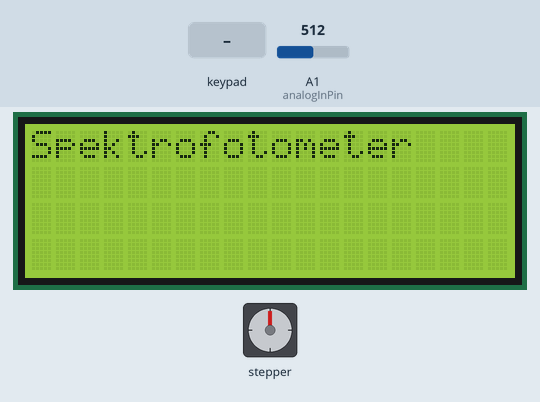
This sketch was run on a simulated Arduino Uno, built with avr-gcc and run on an emulated ATmega328P. Shown: stepper motor, 20×4 character LCD. Wiring (inferred from the names in the program): stepper motor (200 steps per turn assumed): coils pin 10, pin 11, pin 12, pin 13. The inputs (shaded band) are chosen by the test bench; at power-on: A1 (analogInPin) = 512. What the sketch prints to the serial monitor is not drawn.

Above: at 1.2 s.
1.3 s: key 'B' pressed
At 1.78 s:
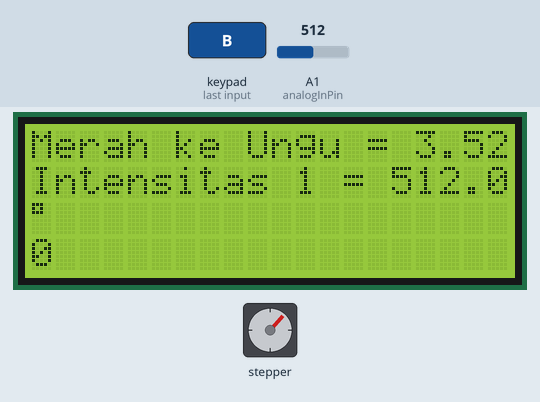
4.0 s: keypad keys 9 8 7 6 # pressed 0.4 s apart
At 5.78 s:
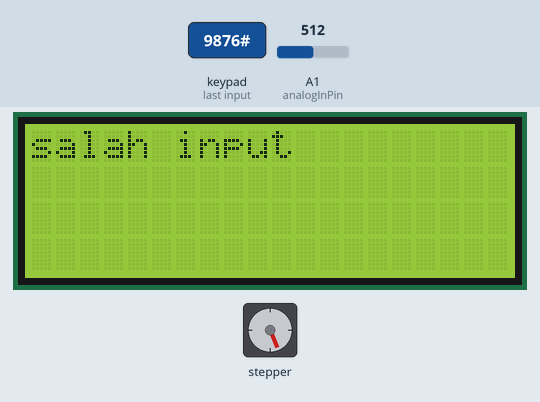
7.5 s: key 'C' pressed
At 8.3 s:
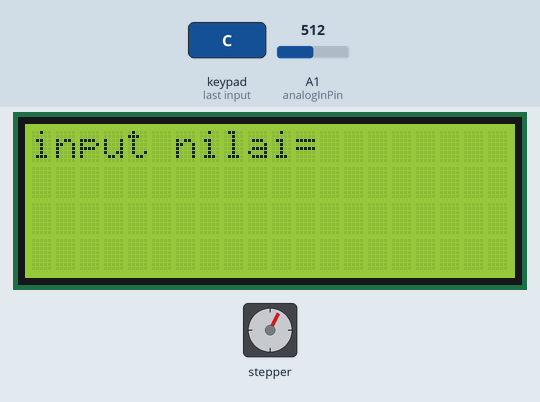
9.0 s: keypad keys 5 4 3 2 # pressed 0.4 s apart
At 11.69 s:
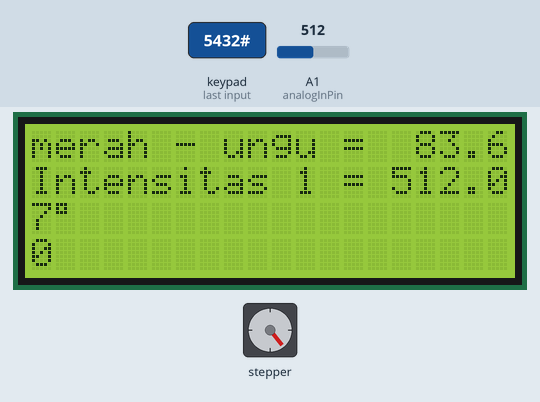
13.0 s: A1 (analogInPin) set to 0
At 13.87 s:
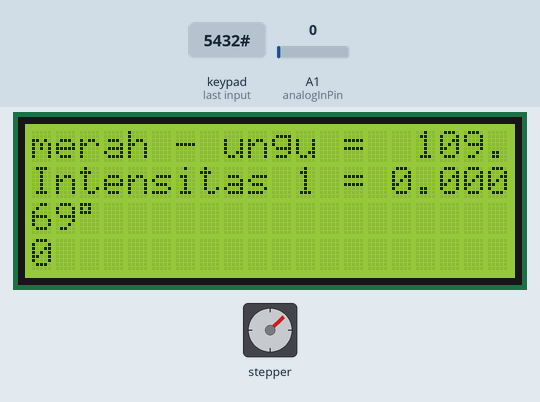
15.5 s: key 'A' pressed
At 65.6 s:
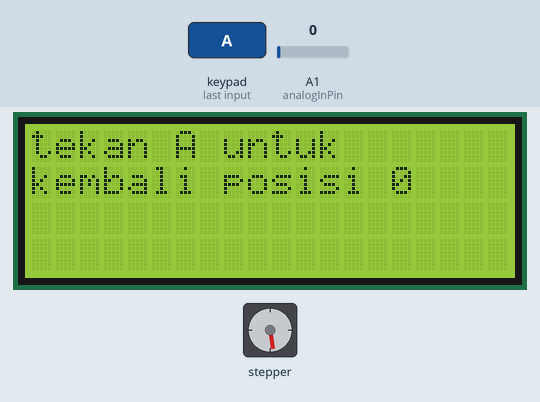
Timing chart, 0 to 66.0 s (numbered marks = the images above; inputs shaded):
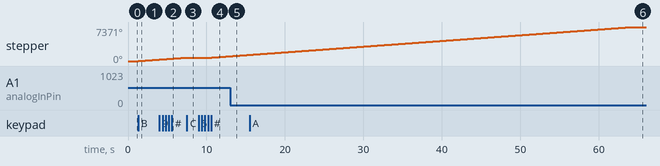

Measured:
- after the input at 1.3 s, stepper: keeps turning clockwise at about 124°/s, starting at once; the display: changes after 0.32 s (image 1)
- after the input at 7.5 s, stepper: stops changing and stays 747°; the display: changes at once (image 3)
- after the input at 9.0 s, stepper: keeps turning clockwise at about 124°/s, starting after 1.6 s; the display: first changes after 1.6 s (image 4 shows a later state)
- after the input at 15.5 s, the display: first changes after 0.13 s (image 6 shows a later state)

The sketch:

Program_Spektrofotometer2.ino
```cpp
int RPM;
unsigned long time;
#include <Wire.h>
#include <LiquidCrystal_I2C.h>

LiquidCrystal_I2C lcd(0x27,20,4);
const int analogInPin = A1;
float sensorValue = 0;
float sensorValue2 = 0;
float absorbansi=0;
int aPin      = 10;
int bPin      = 11;
int aPrimePin = 12;
int bPrimePin = 13;
float degrees = 0;
String inString = "";
int delay1 = 2;
int delay2 = 200;
int count  = 0;

int numberOfRotations = 0;
#include <Keypad.h>
int v1 = 0;
int v2 = 0;
int l =0;
const byte ROWS = 4;
const byte COLS = 4;

char keys[ROWS][COLS] = {
  {'1','2','3','A'},
  {'4','5','6','B'},
  {'7','8','9','C'},
  {'*','0','#','D'}
};


byte rowPins[ROWS] = {9,8,7,6};
byte colPins[COLS] = {5,4,3,2};

Keypad kpd = Keypad( makeKeymap(keys), rowPins, colPins, ROWS, COLS );
void setup() {
   lcd.init();
       lcd.backlight();
  lcd.clear();
  pinMode(aPin,      OUTPUT);
  pinMode(bPin,      OUTPUT);
  pinMode(aPrimePin, OUTPUT);
  pinMode(bPrimePin, OUTPUT);


  // Start with all coils off
  digitalWrite(aPin,      LOW);
  digitalWrite(bPin,      LOW);
  digitalWrite(aPrimePin, LOW);
  digitalWrite(bPrimePin, LOW);
   Serial.begin(9600);
}

void loop() {
  sensorValue = analogRead(analogInPin);


  if (l==0) {
      lcd.setCursor(0, 0);
    lcd.print("Spektrofotometer");
  }
  else {
    switch(l) {
    lcd.clear();
    break;
    }
  }
    char key = kpd.getKey();
  if(key)
  {
    switch (key)
    {
      case 'A':
        numberOfRotations =  1 ;
        break;
      case 'B':
      l=2;
      if (v2==0) {
       numberOfRotations =  2 ;
       }
        break;
        case 'C':
        l=2;
        if (numberOfRotations ==  3){
          numberOfRotations =  2 ;
          break;
        }
        else if (v2==720){
          break;
        }
        else{
         numberOfRotations =  3 ;
        lcd.clear();
        lcd.setCursor(0, 0);
       lcd.print("input nilai= ");
       v1 = GetNumber(); }
    //
      default:
 lcd.clear();
  lcd.print("salah input");

    }
  }
 if ((numberOfRotations) ==  3 ) {


    if (degrees == v1) {
   digitalWrite(aPin,      LOW);
  digitalWrite(bPin,      LOW);
  digitalWrite(aPrimePin, LOW);
  digitalWrite(bPrimePin, LOW);
}
else
{
    aPin      = 10;
    bPin      = 11;
    aPrimePin = 12;
    bPrimePin = 13;

 digitalWrite(aPin,      HIGH);
  digitalWrite(bPin,      LOW);
  digitalWrite(aPrimePin, LOW);
  digitalWrite(bPrimePin, LOW);
  delay(delay1);

  digitalWrite(aPin,      HIGH);
  digitalWrite(bPin,      HIGH);
  digitalWrite(aPrimePin, LOW);
  digitalWrite(bPrimePin, LOW);
  delay(delay1);

  digitalWrite(aPin,      LOW);
  digitalWrite(bPin,      HIGH);
  digitalWrite(aPrimePin, LOW);
  digitalWrite(bPrimePin, LOW);
  delay(delay1);

  digitalWrite(aPin,      LOW);
  digitalWrite(bPin,      HIGH);
  digitalWrite(aPrimePin, HIGH);
  digitalWrite(bPrimePin, LOW);
  delay(delay1);

  digitalWrite(aPin,      LOW);
  digitalWrite(bPin,      LOW);
  digitalWrite(aPrimePin, HIGH);
  digitalWrite(bPrimePin, LOW);
  delay(delay1);

  digitalWrite(aPin,      LOW);
  digitalWrite(bPin,      LOW);
  digitalWrite(aPrimePin, HIGH);
  digitalWrite(bPrimePin, HIGH);
  delay(delay1);

  digitalWrite(aPin,      LOW);
  digitalWrite(bPin,      LOW);
  digitalWrite(aPrimePin, LOW);
  digitalWrite(bPrimePin, HIGH);
  delay(delay1);

  digitalWrite(aPin,      HIGH);
  digitalWrite(bPin,      LOW);
  digitalWrite(aPrimePin, LOW);
  digitalWrite(bPrimePin, HIGH);
  delay(delay1);

  count = count + 8;
  degrees = (720.0 * (count / 8192.0));

    lcd.setCursor(0, 0);
    lcd.print("merah - ungu =");
    lcd.print("  ");
    lcd.print(degrees);
    lcd.print((char)223);
    lcd.print(" ");
 // sensorValue = analogRead(analogInPin);
  //sensorValue2 = analogRead(analogInPin2);
  //absorbansi=sensorValue-sensorValue2;
  lcd.setCursor(0,1);
  lcd.print("Intensitas 1 = ");
  lcd.print(sensorValue);

//  delay(500);

  if (count == 8192) {
    time = millis();
    if ( time > 55000 && time < 65000) {
      RPM = numberOfRotations + 1;
    }
    delay(delay2);
    count = 0;
    v2=720;
  }
}

 }
if ((numberOfRotations) == 2) {
     // lcd.clear();
  if (v2==0) {
       // inString = "";
    aPin      = 10;
    bPin      = 11;
    aPrimePin = 12;
    bPrimePin = 13;

  digitalWrite(aPin,      HIGH);
  digitalWrite(bPin,      LOW);
  digitalWrite(aPrimePin, LOW);
  digitalWrite(bPrimePin, LOW);
  delay(delay1);

  digitalWrite(aPin,      HIGH);
  digitalWrite(bPin,      HIGH);
  digitalWrite(aPrimePin, LOW);
  digitalWrite(bPrimePin, LOW);
  delay(delay1);

  digitalWrite(aPin,      LOW);
  digitalWrite(bPin,      HIGH);
  digitalWrite(aPrimePin, LOW);
  digitalWrite(bPrimePin, LOW);
  delay(delay1);

  digitalWrite(aPin,      LOW);
  digitalWrite(bPin,      HIGH);
  digitalWrite(aPrimePin, HIGH);
  digitalWrite(bPrimePin, LOW);
  delay(delay1);

  digitalWrite(aPin,      LOW);
  digitalWrite(bPin,      LOW);
  digitalWrite(aPrimePin, HIGH);
  digitalWrite(bPrimePin, LOW);
  delay(delay1);

  digitalWrite(aPin,      LOW);
  digitalWrite(bPin,      LOW);
  digitalWrite(aPrimePin, HIGH);
  digitalWrite(bPrimePin, HIGH);
  delay(delay1);

  digitalWrite(aPin,      LOW);
  digitalWrite(bPin,      LOW);
  digitalWrite(aPrimePin, LOW);
  digitalWrite(bPrimePin, HIGH);
  delay(delay1);

  digitalWrite(aPin,      HIGH);
  digitalWrite(bPin,      LOW);
  digitalWrite(aPrimePin, LOW);
  digitalWrite(bPrimePin, HIGH);
  delay(delay1);

  count = count + 8;
  degrees = (720.0 * (count / 8192.0));

  if ((numberOfRotations == 2)) {

    lcd.setCursor(0, 0);
    lcd.print("Merah ke Ungu = ");
    lcd.print(degrees);
    lcd.print((char)223);
    Serial.print(degrees);
    Serial.print(" , ");
    Serial.println(sensorValue);
//  sensorValue = analogRead(analogInPin);
 // sensorValue2 = analogRead(analogInPin2);
  //absorbansi=sensorValue-sensorValue2;
 lcd.setCursor(0,1);
 lcd.print("Intensitas 1 = ");
 lcd.print(sensorValue);

 // delay(200);
  }
  if (count == 8192) {
    time = millis();
    if ( time > 55000 && time < 65000) {
         numberOfRotations = 0;
      RPM = numberOfRotations + 1;

    }
    delay(delay2);
    count = 0;
 v2 =720;
      lcd.clear();
      lcd.setCursor(0,0);
      lcd.print("tekan A untuk");
      lcd.setCursor(0,1);
      lcd.print("kembali posisi 0");
  }
    }
}

if ((numberOfRotations) ==1 ) {

if (v2==720) {

    aPin      = 13;
    bPin      = 12;
    aPrimePin = 11;
    bPrimePin = 10;

  digitalWrite(aPin,      HIGH);
  digitalWrite(bPin,      LOW);
  digitalWrite(aPrimePin, LOW);
  digitalWrite(bPrimePin, LOW);
  delay(delay1);

  digitalWrite(aPin,      HIGH);
  digitalWrite(bPin,      HIGH);
  digitalWrite(aPrimePin, LOW);
  digitalWrite(bPrimePin, LOW);
  delay(delay1);

  digitalWrite(aPin,      LOW);
  digitalWrite(bPin,      HIGH);
  digitalWrite(aPrimePin, LOW);
  digitalWrite(bPrimePin, LOW);
  delay(delay1);

  digitalWrite(aPin,      LOW);
  digitalWrite(bPin,      HIGH);
  digitalWrite(aPrimePin, HIGH);
  digitalWrite(bPrimePin, LOW);
  delay(delay1);

  digitalWrite(aPin,      LOW);
  digitalWrite(bPin,      LOW);
  digitalWrite(aPrimePin, HIGH);
  digitalWrite(bPrimePin, LOW);

  delay(delay1);

  digitalWrite(aPin,      LOW);
  digitalWrite(bPin,      LOW);
  digitalWrite(aPrimePin, HIGH);
  digitalWrite(bPrimePin, HIGH);
  delay(delay1);

  digitalWrite(aPin,      LOW);
  digitalWrite(bPin,      LOW);
  digitalWrite(aPrimePin, LOW);
  digitalWrite(bPrimePin, HIGH);
  delay(delay1);
  digitalWrite(aPin,      HIGH);
  digitalWrite(bPin,      LOW);
  digitalWrite(aPrimePin, LOW);
  digitalWrite(bPrimePin, HIGH);
  delay(delay1);

  count = count + 8;
  degrees = (720.0 * (count / 8192.0));

    lcd.setCursor(0, 0);
    lcd.print("Ungu ke merah = ");
    degrees = 720 - degrees;
    lcd.print(" -");
    lcd.print(degrees);
    lcd.print((char)223);
  //sensorValue = analogRead(analogInPin);
  //sensorValue2 = analogRead(analogInPin2);
  //absorbansi=sensorValue-sensorValue2;
  lcd.setCursor(0,1);
  lcd.print("Intensitas 1 = ");
  lcd.print(sensorValue);


 // delay(200);
  if (count == 8192) {
    time = millis();
    if ( time > 55000 && time < 65000) {
      RPM = numberOfRotations + 1;

    }
    delay(delay2);
    count = 0;
  numberOfRotations = 0;
    v1=0;
    v2=0;
  }
}
else if (degrees > 0 && degrees<720) {
    numberOfRotations = 2;
}

}
  //void loop
  }

  int GetNumber()
{

   int num = 0;
   char key = kpd.getKey();

   while(key != '#')
   {
      switch (key)
      {
         case NO_KEY:
            break;

         case '0': case '1': case '2': case '3': case '4':
         case '5': case '6': case '7': case '8': case '9':

          //  lcd.print(key);

            num = num * 10 + (key - '0');
            break;

         case '*':
            num = 0;
           // lcd.clear();
            break;
      }

      key = kpd.getKey();
   }

   return num;


}
```
